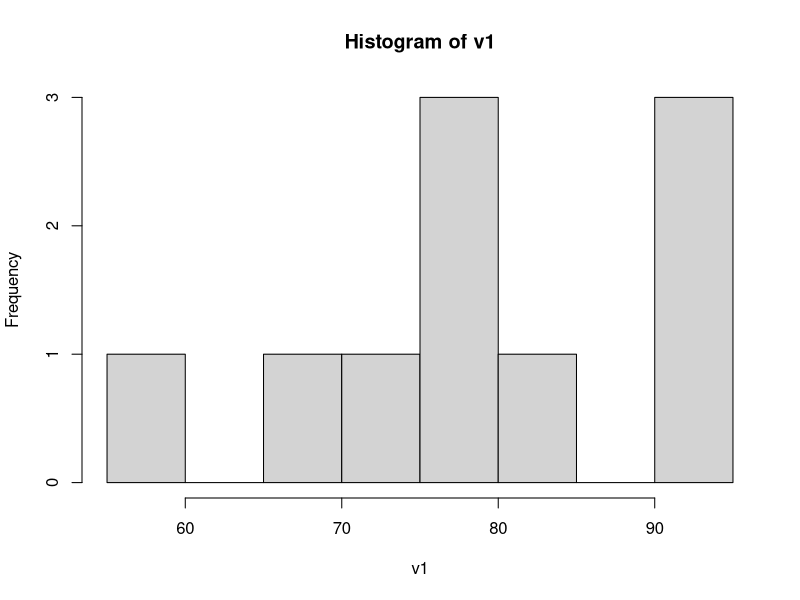
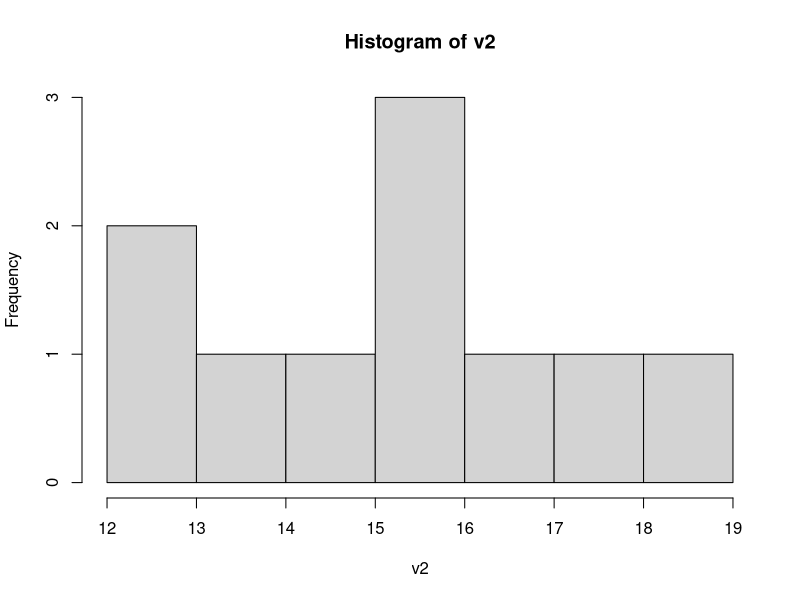
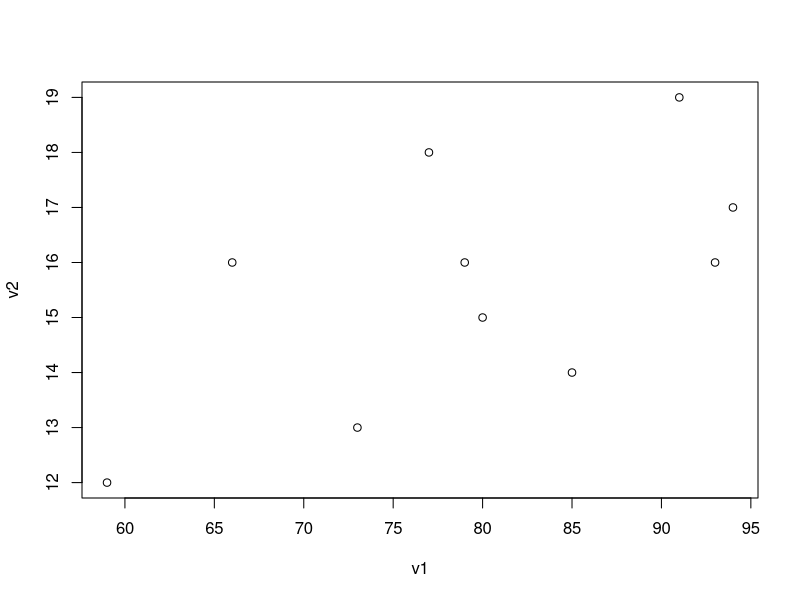
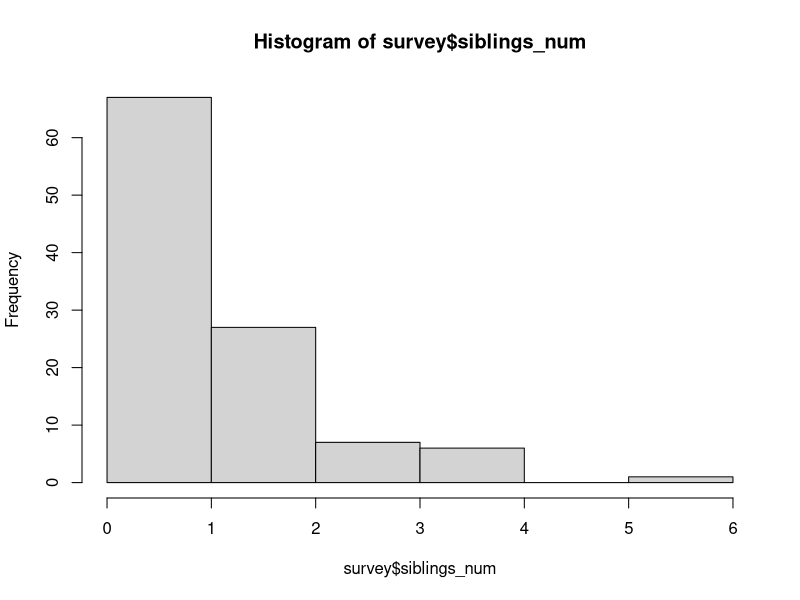
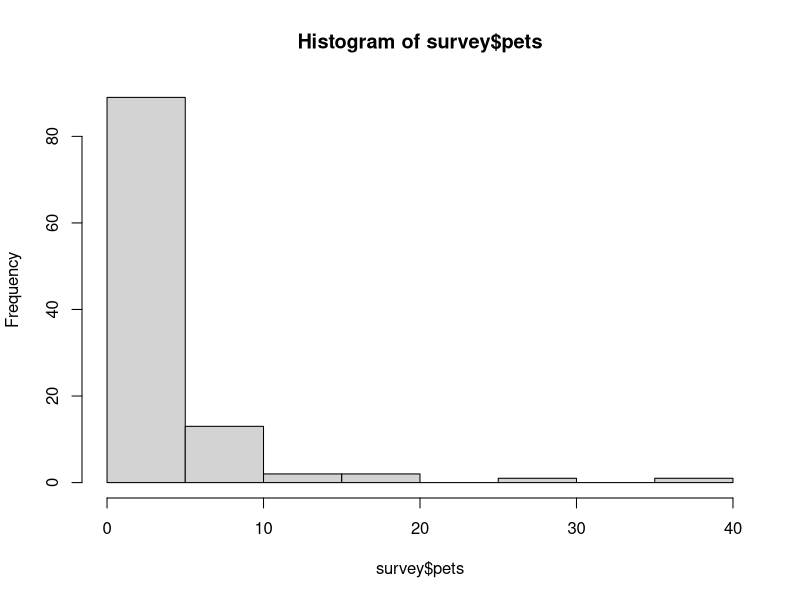
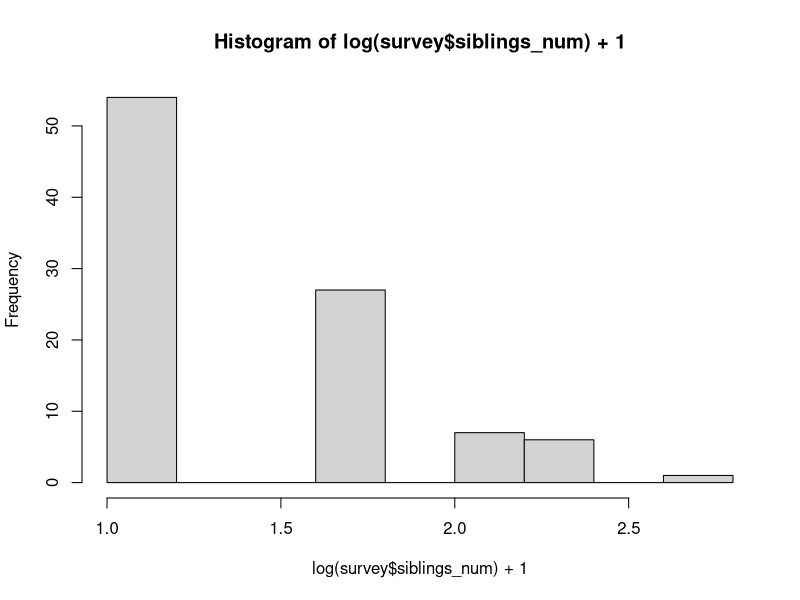
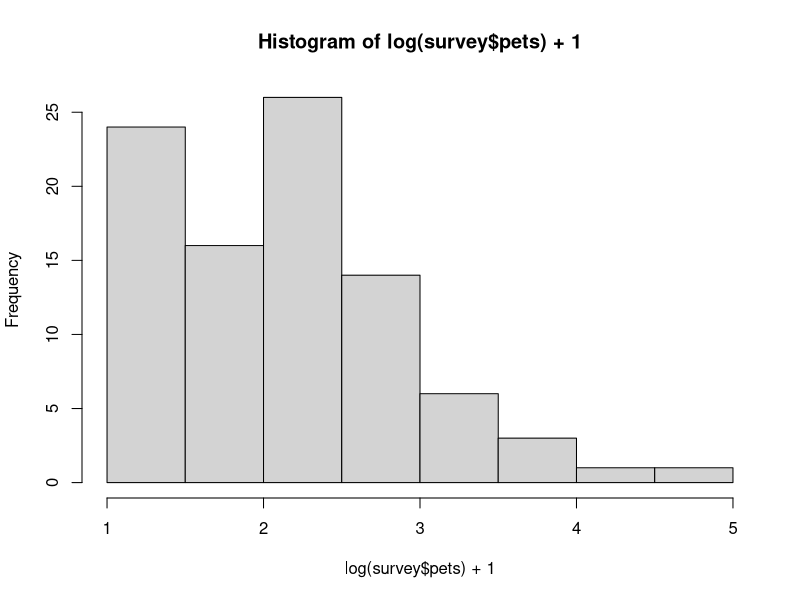
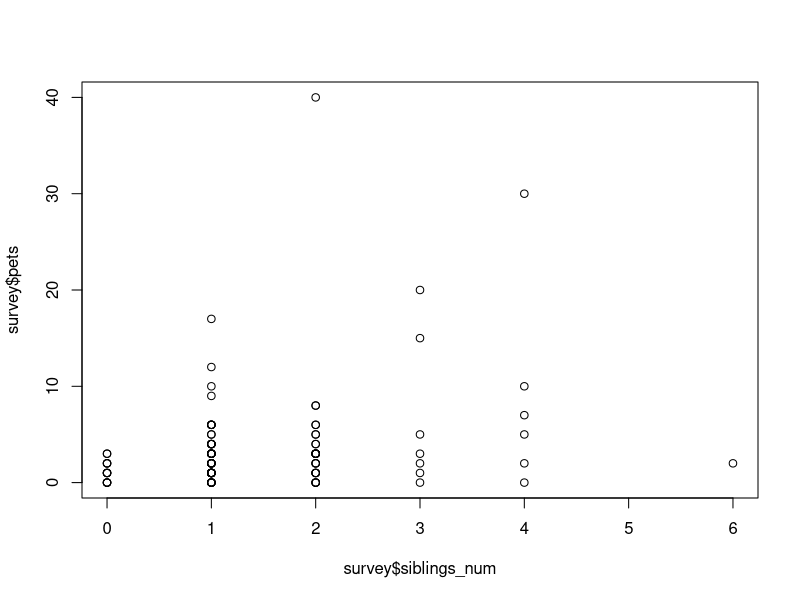

Generate these figures, in order, with R:
# Correlations

# lcrating some data
v1 <- c(94,73,59,80,93,85,66,79,77,91)
v2 <- c(17,13,12,15,16,14,16,16,18,19)

# Pearson's correlation

# assumptions: both variables are normally distributed
# visualize data with a histogram to check the normality or use the Shapiro-Wilk test
hist(v1)
hist(v2)
shapiro.test(v1)
shapiro.test(v2)

# Pearson's correlation coefficient
cor(v1, v2)
# Pearson's correlation test statistic
cor.test(v1, v2)
# plot
plot(v1, v2)


# load clean survey data
survey <- read.csv("survey23_clean.csv", header=T, sep=",")
str(survey)
View(survey)

# check normality for Pearson's correlation
hist(survey$siblings_num)
hist(survey$pets)

# before trying log for normalization, check if there are zeros
summary(survey$siblings_num)
table(survey$siblings_num)
summary(survey$pets)
table(survey$pets)
# what is the logarithm of zero?
log(0)

# add a value to remove zeros before taking the log
hist(log(survey$siblings_num) + 1)
hist(log(survey$pets) + 1)

# data is not normally distributed, so Spearman & Kendall rank correlation instead
?cor.test
cor.test(survey$siblings_num, survey$pets, method="spearman")
cor.test(survey$siblings_num, survey$pets, method="kendall")

# visualize
plot(survey$siblings_num, survey$pets)


# next data set
auto <- read.table("Automobile_R.txt",header=T)
# examine
str(auto)
summary(auto)
auto <- na.omit(auto)
# this shows the correlation coefficients for the entire data set (only possible if your data set contains only numeric data)
cor(auto)

# let's correlate automobile width with length
# try it yourself first

# checking normality
hist(auto$width)
hist(auto$length)
shapiro.test(auto$width)
shapiro.test(auto$length)

# if not normal, check for zeros before taking log
table(auto$width)
table(auto$length)

# check normality for log data accordingly (add 1 if zeros present)
hist(log(auto$width))
hist(log(auto$length))
shapiro.test(log(auto$width))
shapiro.test(log(auto$length))

# visualize
plot(auto$width, auto$length)

# if the data is not normally distributed, we use Spearman & Kendall rank correlation test
cor.test(auto$length, auto$width, method="spearman")
cor.test(auto$length, auto$width, method="kendall")

# assignment: find variables in the auto data set that are normally distributed based on the Shapiro test and find the correlation
